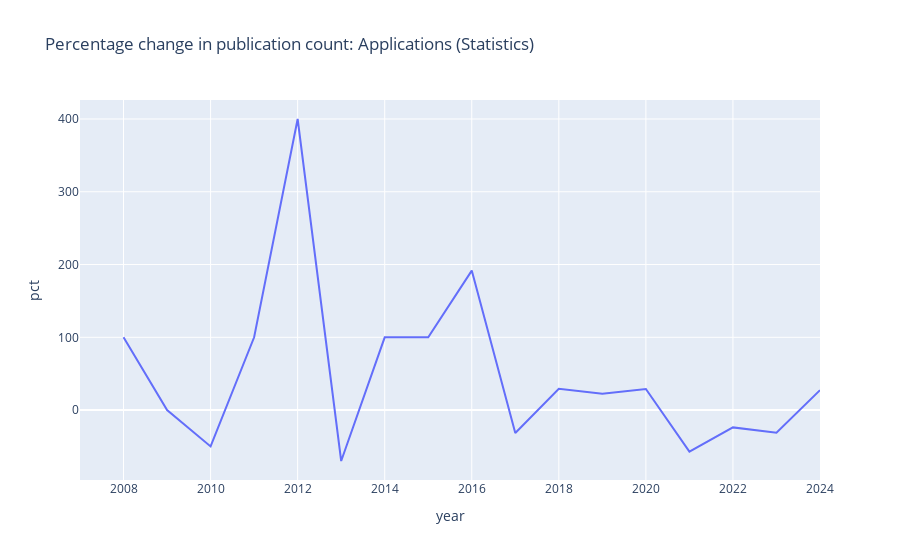

Source (notebook cell):
### Code cell
for x in topics:
    fig = px.line(cat_year_num.query("category == @x"), x = "year", y = "pct", color_discrete_sequence=[color_dict[x]], title="Percentage change in publication count: " + x)
    fig.show()

### Figure 1 — Plotly figure (JSON) as saved in the notebook; plotly's stock layout.template omitted (floating-point values rounded to 4 significant figures)
{"data": [{"hovertemplate": "year=%{x}<br>pct=%{y}<extra></extra>", "legendgroup": "", "line": {"color": "#636EFA", "dash": "solid"}, "marker": {"symbol": "circle"}, "mode": "lines", "name": "", "orientation": "v", "showlegend": false, "type": "scatter", "x": [2007, 2008, 2009, 2010, 2011, 2012, 2013, 2014, 2015, 2016, 2017, 2018, 2019, 2020, 2021, 2022, 2023, 2024], "xaxis": "x", "y": [NaN, 100.0, 0.0, -50.0, 100.0, 400.0, -70.0, 100.0, 100.0, 191.7, -31.43, 29.17, 22.58, 28.95, -57.14, -23.81, -31.25, 27.27], "yaxis": "y"}], "layout": {"legend": {"tracegroupgap": 0}, "title": {"text": "Percentage change in publication count: Applications (Statistics)"}, "xaxis": {"anchor": "y", "domain": [0, 1], "title": {"text": "year"}}, "yaxis": {"anchor": "x", "domain": [0, 1], "title": {"text": "pct"}}}}
